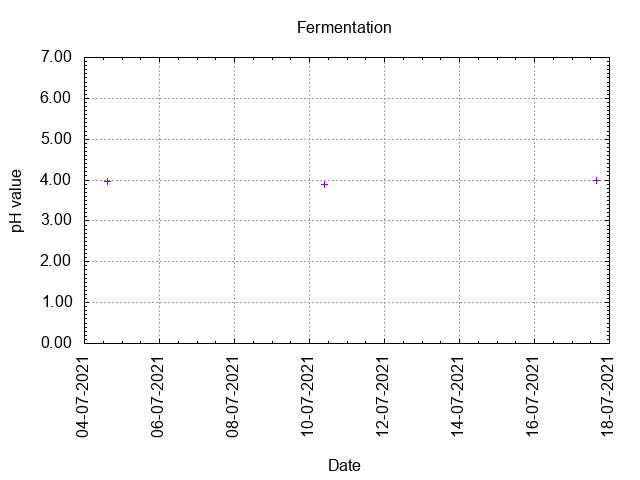

gnuplot code for this plot:
# setup graph
set term png
output_file = "ph.png"
set output output_file
set title "Fermentation"
set style data points
set ylabel "pH value"
set yrange [0:7]
set grid y
set ytics 1
set mytics 10
set xlabel "Date"
set grid x
set xtics offset 0,1.0 rotate by 90
set autoscale x
set xdata time
set timefmt "%d-%m-%Y  %H:%M"
set format x "%d-%m-%Y"
plot "fermentation.data" using 1:6 title ""
# set output back to default
set output
# reset terminal type
set terminal pop
